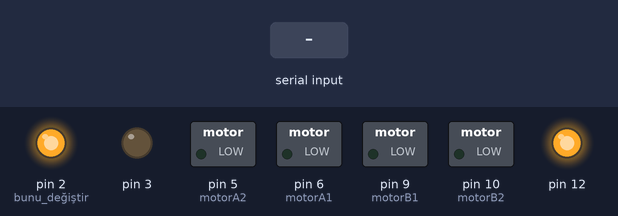
Bench run of a sketch on a simulated Arduino Uno, built with avr-gcc and run on an emulated ATmega328P. On the bench: switched loads named in the sketch (green lamp = pin HIGH), output pins drawn as LEDs (lit = HIGH). The test bench sets the inputs (shaded band).

Above: at 1.2 s.
1.3 s: "F" received over Serial
At 1.9 s:
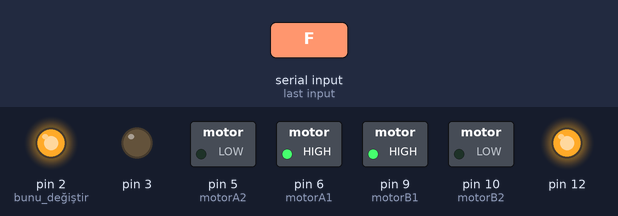
2.8 s: byte 74 ('J') received over Serial
At 4.0 s:
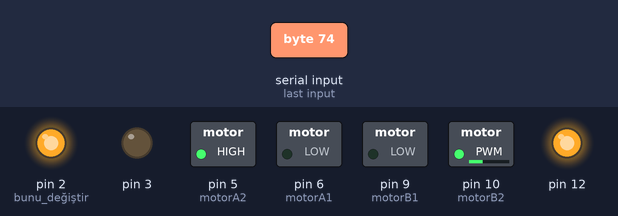
4.3 s: byte 76 ('L') received over Serial
At 5.4 s:
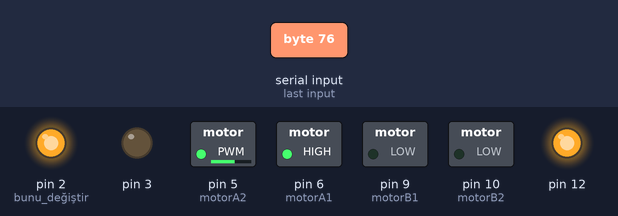
5.8 s: byte 82 ('R') received over Serial
At 6.5 s:
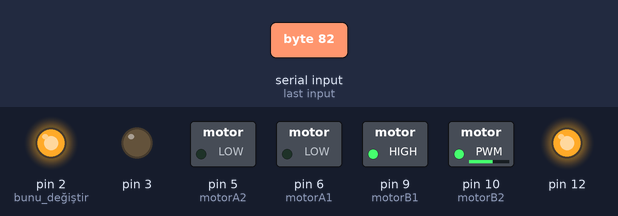
7.3 s: byte 83 ('S') received over Serial
At 7.7 s:
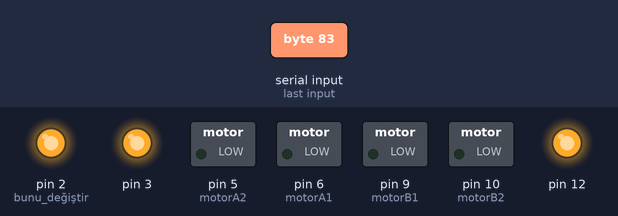
8.8 s: "G" received over Serial
At 10.0 s:
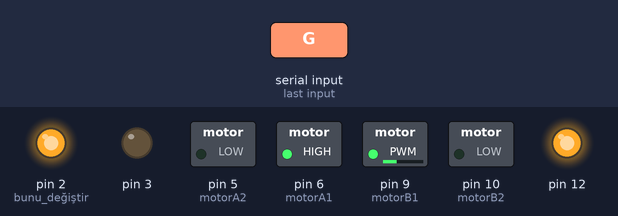
Timing chart, 0 to 11.3 s (numbered marks = the images above; inputs shaded):
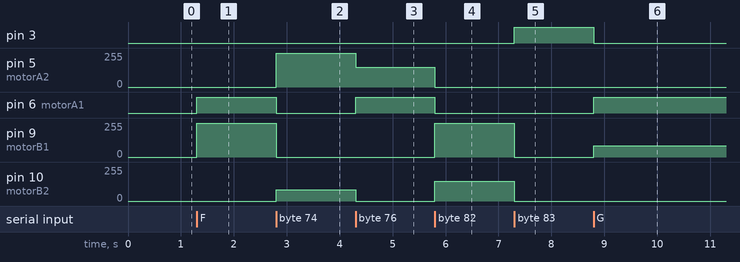

Measured:
- after the input at 1.3 s, pin 6 (motorA1): LOW → HIGH at once; pin 9 (motorB1): 0/255 → 255/255 at once
- after the input at 2.8 s, pin 5 (motorA2): 0/255 → 255/255 at once; pin 6 (motorA1): HIGH → LOW at once; pin 9 (motorB1): 255/255 → 0/255 at once; pin 10 (motorB2): 0/255 → 85/255 at once
- after the input at 4.3 s, pin 5 (motorA2): 255/255 → 150/255 at once; pin 6 (motorA1): LOW → HIGH at once; pin 10 (motorB2): 85/255 → 0/255 at once
- after the input at 5.8 s, pin 5 (motorA2): 150/255 → 0/255 at once; pin 6 (motorA1): HIGH → LOW at once; pin 9 (motorB1): 0/255 → 255/255 at once; pin 10 (motorB2): 0/255 → 150/255 at once
- after the input at 7.3 s, pin 3: LOW → HIGH at once; pin 9 (motorB1): 255/255 → 0/255 at once; pin 10 (motorB2): 150/255 → 0/255 at once
- after the input at 8.8 s, pin 3: HIGH → LOW at once; pin 6 (motorA1): LOW → HIGH at once; pin 9 (motorB1): 0/255 → 85/255 at once

The sketch:

4WD_Car.ino
```cpp
//L298N Bağlantısı
  const int motorA1  = 6;  // L298N'in IN3 Girişi
  const int motorA2  = 5;  // L298N'in IN1 Girişi
  const int motorB1  = 9; // L298N'in IN2 Girişi
  const int motorB2  = 10;  // L298N'in IN4 Girişi


 // int i=0; //Döngüler için atanan rastgele bir değişken
 // int j=0; //Döngüler için atanan rastgele bir değişken
  char state; //Bluetooth cihazından gelecek sinyalin değişkeni // int --> char
  int vSpeed=255;     // Standart Hız, 0-255 arası bir değer alabilir

void setup() {
    // Pinlerimizi belirleyelim
    pinMode(motorA1, OUTPUT);
    pinMode(motorA2, OUTPUT);
    pinMode(motorB1, OUTPUT);
    pinMode(motorB2, OUTPUT);
    pinMode(2, OUTPUT); // bunu değiştir
    pinMode(3, OUTPUT);
    pinMode(12, OUTPUT);
    digitalWrite(2, HIGH);
    digitalWrite(12, HIGH);
    // 9600 baud hızında bir seri port açalım
    Serial.begin(9600);
}

void loop() {

  /*Bluetooth bağlantısı koptuğunda veya kesildiğinde arabayı durdur.
 (Aktif etmek için alt satırın "//" larını kaldırın.)*/
    // if(digitalRead(state)==LOW) { state='S'; }

  //Gelen veriyi 'state' değişkenine kaydet
    if(Serial.available() > 0){
      state = Serial.read();
    }

  /* Uygulamadan ayarlanabilen 4 hız seviyesi.(Değerler 0-255 arasında olmalı)*/
    if (state == '0'){
      vSpeed=0;}
    else if (state == '1'){
      vSpeed=100;}
    else if (state == '2'){
      vSpeed=180;}
    else if (state == '3'){
      vSpeed=200;}
    else if (state == '4'){
      vSpeed=255;}

  /***********************İleri****************************/
  //Gelen veri 'F' ise araba ileri gider.
    if (state == 'F') {
      analogWrite(motorA1, vSpeed); analogWrite(motorA2, 0);
        analogWrite(motorB1, vSpeed);      analogWrite(motorB2, 0);
          digitalWrite(3, LOW);
    }
  /**********************İleri Sol************************/
  //Gelen veri 'G' ise araba ileri sol(çapraz) gider.
    else if (state == 'G') {
      analogWrite(motorA1,vSpeed ); analogWrite(motorA2, 0);
        analogWrite(motorB1, vSpeed/3);    analogWrite(motorB2, 0);
          digitalWrite(3, LOW);
    }
  /**********************İleri Sağ************************/
  //Gelen veri 'I' ise araba ileri sağ(çapraz) gider.
    else if (state == 'I') {
        analogWrite(motorA1, vSpeed/3); analogWrite(motorA2, 0);
        analogWrite(motorB1, vSpeed);      analogWrite(motorB2, 0);
          digitalWrite(3, LOW);
    }
  /***********************Geri****************************/
  //Gelen veri 'B' ise araba geri gider.
    else if (state == 'B') {
      analogWrite(motorA1, 0);   analogWrite(motorA2, vSpeed);
        analogWrite(motorB1, 0);   analogWrite(motorB2, vSpeed);
          digitalWrite(3, LOW);
    }
  /**********************Geri Sol************************/
  //Gelen veri 'H' ise araba geri sol(çapraz) gider
    else if (state == 'H') {
      analogWrite(motorA1, 0);   analogWrite(motorA2, vSpeed/3);
        analogWrite(motorB1, 0); analogWrite(motorB2, vSpeed);
          digitalWrite(3, LOW);
    }
  /**********************Geri Sağ************************/
  //Gelen veri 'J' ise araba geri sağ(çapraz) gider
    else if (state == 'J') {
      analogWrite(motorA1, 0);   analogWrite(motorA2, vSpeed);
        analogWrite(motorB1, 0);   analogWrite(motorB2, vSpeed/3);
          digitalWrite(3, LOW);
    }
  /***************************Sol*****************************/
  //Gelen veri 'L' ise araba sola gider.
    else if (state == 'L') {
      analogWrite(motorA1, vSpeed);   analogWrite(motorA2, 150);
        analogWrite(motorB1, 0); analogWrite(motorB2, 0);
          digitalWrite(3, LOW);
    }
  /***************************Sağ*****************************/
  //Gelen veri 'R' ise araba sağa gider
    else if (state == 'R') {
      analogWrite(motorA1, 0);   analogWrite(motorA2, 0);
        analogWrite(motorB1, vSpeed);   analogWrite(motorB2, 150);
          digitalWrite(3, LOW);
    }

  /************************Stop*****************************/
  //Gelen veri 'S' ise arabayı durdur.
    else if (state == 'S'){
        analogWrite(motorA1, 0);  analogWrite(motorA2, 0);
        analogWrite(motorB1, 0);  analogWrite(motorB2, 0);
          digitalWrite(3, HIGH);
    }
}
```
